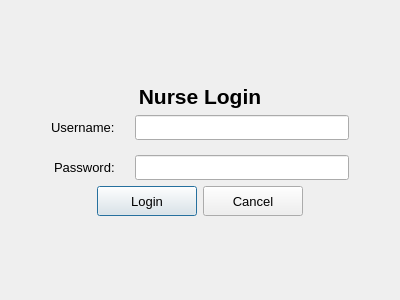
<?xml version="1.0" encoding="UTF-8"?>
<ui version="4.0">
 <class>NurseLogin</class>
 <widget class="QDialog" name="NurseLogin">
  <property name="geometry">
   <rect>
    <x>0</x>
    <y>0</y>
    <width>400</width>
    <height>300</height>
   </rect>
  </property>
  <property name="windowTitle">
   <string>Nurse Login</string>
  </property>
  <layout class="QVBoxLayout" name="verticalLayout">
   <item>
    <spacer name="verticalSpacer">
     <property name="orientation">
      <enum>Qt::Vertical</enum>
     </property>
     <property name="sizeHint" stdset="0">
      <size>
       <width>20</width>
       <height>40</height>
      </size>
     </property>
    </spacer>
   </item>
   <item>
    <widget class="QLabel" name="titleLabel">
     <property name="font">
      <font>
       <pointsize>16</pointsize>
       <bold>true</bold>
      </font>
     </property>
     <property name="text">
      <string>Nurse Login</string>
     </property>
     <property name="alignment">
      <set>Qt::AlignCenter</set>
     </property>
    </widget>
   </item>
   <item>
    <layout class="QFormLayout" name="formLayout">
     <property name="labelAlignment">
      <set>Qt::AlignRight|Qt::AlignTrailing|Qt::AlignVCenter</set>
     </property>
     <property name="formAlignment">
      <set>Qt::AlignHCenter|Qt::AlignTop</set>
     </property>
     <property name="horizontalSpacing">
      <number>20</number>
     </property>
     <property name="verticalSpacing">
      <number>15</number>
     </property>
     <property name="leftMargin">
      <number>40</number>
     </property>
     <property name="rightMargin">
      <number>40</number>
     </property>
     <item row="0" column="0">
      <widget class="QLabel" name="usernameLabel">
       <property name="font">
        <font>
         <pointsize>10</pointsize>
        </font>
       </property>
       <property name="text">
        <string>Username:</string>
       </property>
      </widget>
     </item>
     <item row="0" column="1">
      <widget class="QLineEdit" name="usernameInput">
       <property name="minimumSize">
        <size>
         <width>200</width>
         <height>25</height>
        </size>
       </property>
      </widget>
     </item>
     <item row="1" column="0">
      <widget class="QLabel" name="passwordLabel">
       <property name="font">
        <font>
         <pointsize>10</pointsize>
        </font>
       </property>
       <property name="text">
        <string>Password:</string>
       </property>
      </widget>
     </item>
     <item row="1" column="1">
      <widget class="QLineEdit" name="passwordInput">
       <property name="minimumSize">
        <size>
         <width>200</width>
         <height>25</height>
        </size>
       </property>
       <property name="echoMode">
        <enum>QLineEdit::Password</enum>
       </property>
      </widget>
     </item>
    </layout>
   </item>
   <item>
    <layout class="QHBoxLayout" name="horizontalLayout">
     <item>
      <spacer name="horizontalSpacer">
       <property name="orientation">
        <enum>Qt::Horizontal</enum>
       </property>
       <property name="sizeHint" stdset="0">
        <size>
         <width>40</width>
         <height>20</height>
        </size>
       </property>
      </spacer>
     </item>
     <item>
      <widget class="QPushButton" name="loginButton">
       <property name="minimumSize">
        <size>
         <width>100</width>
         <height>30</height>
        </size>
       </property>
       <property name="font">
        <font>
         <pointsize>10</pointsize>
        </font>
       </property>
       <property name="text">
        <string>Login</string>
       </property>
      </widget>
     </item>
     <item>
      <widget class="QPushButton" name="cancelButton">
       <property name="minimumSize">
        <size>
         <width>100</width>
         <height>30</height>
        </size>
       </property>
       <property name="font">
        <font>
         <pointsize>10</pointsize>
        </font>
       </property>
       <property name="text">
        <string>Cancel</string>
       </property>
      </widget>
     </item>
     <item>
      <spacer name="horizontalSpacer_2">
       <property name="orientation">
        <enum>Qt::Horizontal</enum>
       </property>
       <property name="sizeHint" stdset="0">
        <size>
         <width>40</width>
         <height>20</height>
        </size>
       </property>
      </spacer>
     </item>
    </layout>
   </item>
   <item>
    <spacer name="verticalSpacer_2">
     <property name="orientation">
      <enum>Qt::Vertical</enum>
     </property>
     <property name="sizeHint" stdset="0">
      <size>
       <width>20</width>
       <height>40</height>
      </size>
     </property>
    </spacer>
   </item>
  </layout>
 </widget>
 <resources/>
 <connections/>
</ui>
